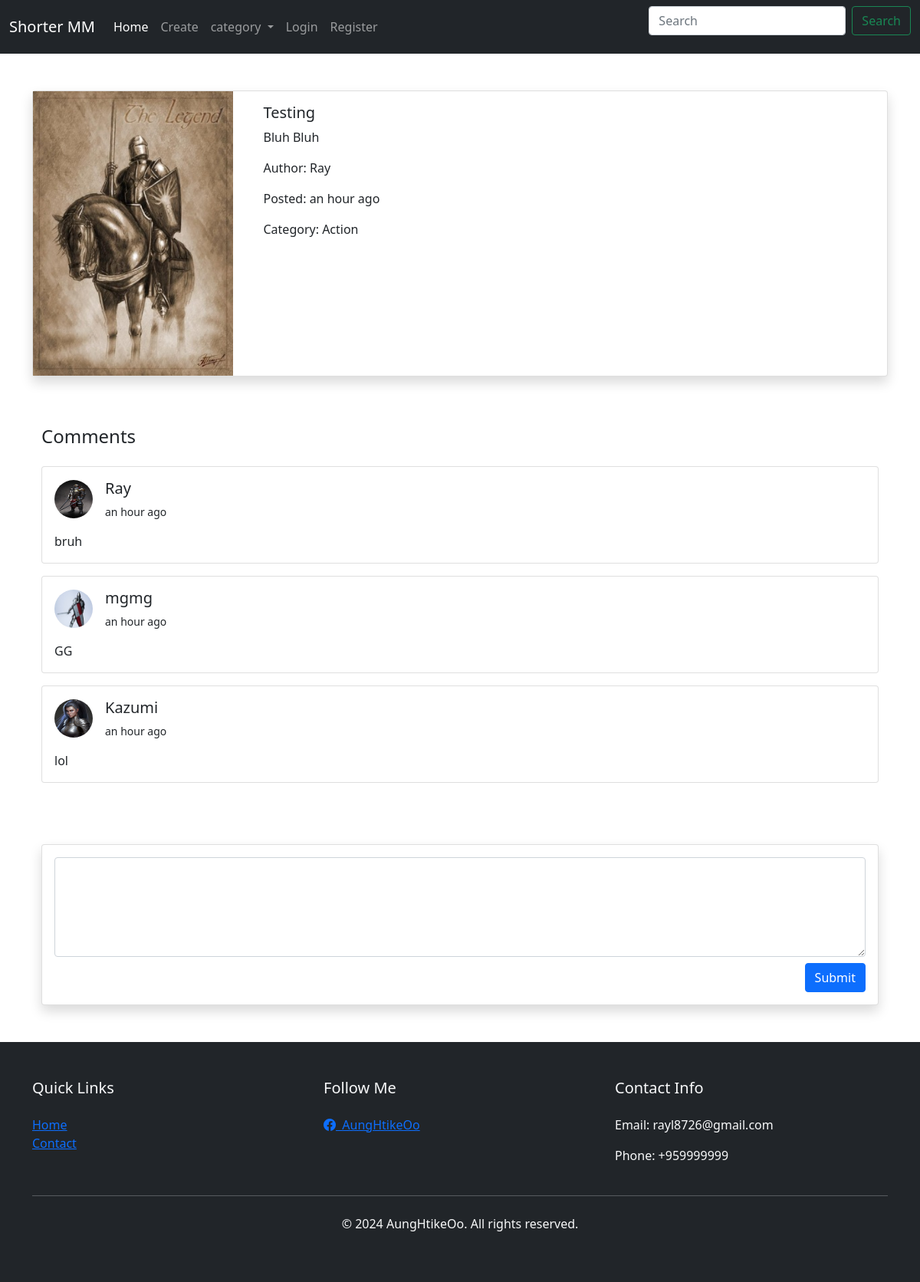
The page /blog/detail/5/ on the database its author committed.
### love/models.py (models this page shows, shortened)
class ImageModel(models.Model):
    id = models.AutoField(primary_key=True)
    image = models.ImageField(default=None)
    post = models.ForeignKey(PostModel, on_delete=models.CASCADE)

class PostModel(models.Model):
    id = models.AutoField(primary_key=True)
    title = models.CharField(max_length=100)
    content = models.TextField(default=None)
    author = models.ForeignKey(User,on_delete=models.CASCADE)
    category = models.ForeignKey(CategoryModel, on_delete=models.CASCADE)
    create_date = models.DateTimeField(default=datetime.now)

class CategoryModel(models.Model):
    id = models.AutoField(primary_key=True)
    name = models.CharField(max_length=100)
    description = models.TextField(default=None)
    create_date = models.DateTimeField(default=datetime.now)
    def __str__(self):
        return self.name

class Comment(models.Model):
    id = models.AutoField(primary_key=True)
    file = models.FileField(default=None, blank=True, null=True)
    content = models.TextField(default=None)
    post = models.ForeignKey(PostModel, on_delete=models.CASCADE)
    author = models.ForeignKey(User, on_delete=models.CASCADE)
    create_date = models.DateTimeField(default=datetime.now)

class UserProfile(models.Model):
    user = models.OneToOneField(User, on_delete=models.CASCADE)
    bio = models.TextField(blank=True)
    profile_picture = models.ImageField(upload_to='profile_pics', blank=True)

### love/views.py (the view, shortened to what this page needs)
# urls.py: path('detail/<int:p_id>/', postdetail , name="postdetail"),
def postdetail(request, p_id):
    if request.method == "GET":
        post = PostModel.objects.get(id=p_id)
        cmt = Comment.objects.filter(post_id=p_id)
        post.images = ImageModel.objects.filter(post_id=p_id)
        return render(request, 'postdetail.html',{'post':post,'cmt':cmt})

### love/templates/postdetail.html (shortened to what this page needs)
{% extends 'base.html' %}
{% load humanize %}
{% block body %}
    <div class="container my-5">
        <div class="card shadow">
            <div class="row">
                {% if post.images %}
                    {% for p in post.images %}
                        <img src="{{ p.image.url }}" class="col-md-4 col-lg-3">
                    {% endfor %}
                {% endif %}
                <div class="col-md-8 col-lg-9">
                    <div class="card-body">
                        <h5 class="card-title">{{ post.title }}</h5>
                        <p class="card-text">{{ post.content }}</p>
                        <p class="card-text">Author: {{ post.author }}</p>
                        <p class="card-text">Posted: {{ post.create_date|naturaltime }}</p>
                        <p class="card-text">Category: {{ post.category }}</p>
                    </div>
                </div>
            </div>
        </div>
        <div class="container my-5 py-3">
            <h4 class="mb-4">Comments</h4>
            {% for c in cmt %}
                <div class="card mb-3">
                    <div class="card-body">
                        <div class="d-flex align-items-center mb-3">
                            <img src="{{ c.author.userprofile.profile_picture.url }}" alt="avatar" class="rounded-circle me-3" width="50" height="50">
                            <div>
                                <h5 class="card-title">{{ c.author }}</h5>
                                <p class="card-text small">{{ c.create_date|naturaltime }}</p>
                            </div>
                        </div>
                        <p class="card-text">{{ c.content }}</p>
                    </div>
                </div>
            {% endfor %}
        </div>
        <div class="container mb-5">
            <form method="POST" class="card shadow p-3">
                <textarea name="content" required style="height: 130px;" class="form-control mb-2"></textarea>
                <div class="d-flex justify-content-end">
                    <button type="submit" class="btn btn-primary">Submit</button>
                </div>
            </form>
        </div>
    </div>
{% endblock %}

### templates/base.html (shortened to what this page needs)
<DOCTYPE html>
<html>
    <head>
        <link href="https://cdn.jsdelivr.net/npm/bootstrap@5.0.2/dist/css/bootstrap.min.css" rel="stylesheet">
        <link href="https://cdn.jsdelivr.net/npm/bootstrap-icons@1.7.2/font/bootstrap-icons.css" rel="stylesheet">
    </head>
    <body>
        {% include 'header.html' %}
        {% block body %}
        {% endblock %}
        {% include 'footer.html' %}
    </body>
</html>

### templates/header.html (shortened to what this page needs)
<nav class="navbar navbar-expand-lg navbar-dark bg-dark">
  <div class="container-fluid">
    <a class="navbar-brand" href="#">Shorter MM</a>
    <div class="collapse navbar-collapse" id="navbarSupportedContent">
      <ul class="navbar-nav me-auto mb-2 mb-lg-0">
        <li class="nav-item">
          <a class="nav-link active" aria-current="page" href="/blog/list/">Home</a>
        </li>
        <li class="nav-item">
          <a class="nav-link" href="/blog/create/">Create</a>
        </li>
        <li class="nav-item dropdown">
          <a class="nav-link dropdown-toggle" href="#" id="navbarDropdown" role="button" data-bs-toggle="dropdown" aria-expanded="false">
            category
          </a>
          </li>
        {% if user.is_authenticated %}
        <li class="nav-item dropdown">
          <a class="nav-link dropdown-toggle" href="#" id="navbarDropdown" role="button" data-bs-toggle="dropdown" aria-expanded="false">
            {{user.username}}
          </a>
          <ul class="dropdown-menu" aria-labelledby="navbarDropdown">
            <li><a class="dropdown-item" href="/profile">{{user.username}}</a></li>
            <li><hr class="dropdown-divider"></li>
            <li><a class="dropdown-item" href="/logout">Logout</a></li>
          </ul>
        </li>
        {% else %}
        <li class="nav-item">
          <a class="nav-link" href="/login">Login</a>
        </li>
        <li class="nav-item">
          <a class="nav-link" href="/register">Register</a>
        </li>
         {% endif %}
      </ul>
      <form method="GET" action="{% url 'postlist' %}" class="d-flex">
        <input name="search" required class="form-control me-2" type="search" placeholder="Search" aria-label="Search">
        <button class="btn btn-outline-success" type="submit">Search</button>
      </form>
    </div>
  </div>
</nav>

### templates/footer.html
<footer class="bg-dark text-light py-5">
    <div class="container">
        <div class="row">
            <div class="col-lg-4 mb-4 mb-lg-0">
                <h5 class="mb-4">Quick Links</h5>
                <ul class="list-unstyled">
                    <li><a href="/blog/list/">Home</a></li>
                    <li><a href="mailto:rayl8726@gmail.com">Contact</a></li>
                </ul>
            </div>
            <div class="col-lg-4 mb-4 mb-lg-0">
                <h5 class="mb-4">Follow Me</h5>
                <ul class="list-unstyled social-icons">
                    <li><a href="https://www.facebook.com/profile.php?id=100090911254889&locale=hi_IN"><i class="bi bi-facebook"></i>&nbsp&nbspAungHtikeOo</a></li>
                </ul>
            </div>
            <div class="col-lg-4">
                <h5 class="mb-4">Contact Info</h5>
                <p>Email: rayl8726@gmail.com</p>
                <p>Phone: +959999999</p>
            </div>
        </div>
        <hr class="my-4">
        <div class="row">
            <div class="col-lg-12 text-center">
                <p>&copy; 2024 AungHtikeOo. All rights reserved.</p>
            </div>
        </div>
    </div>
</footer>

### rows shown on the page
ImageModel: image (picture)
PostModel: title "Testing", content "Bluh Bluh", author "Ray", create_date "an hour ago", category "Action"
Comment: author.userprofile.profile_picture (picture), author "Ray", create_date "an hour ago", content "bruh"
Comment: author.userprofile.profile_picture (picture), author "mgmg", create_date "an hour ago", content "GG"
Comment: author.userprofile.profile_picture (picture), author "Kazumi", create_date "an hour ago", content "lol"
